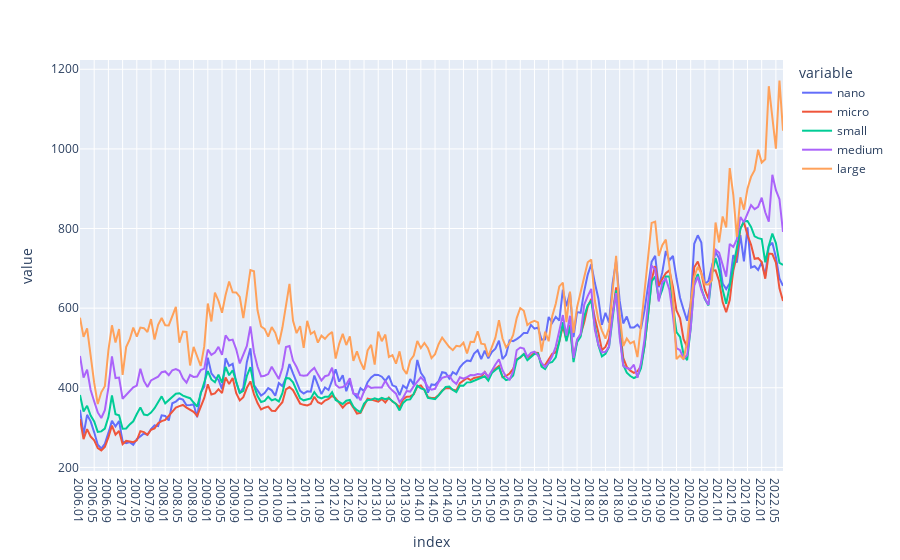

The notebook cell saved with this chart:
### Code cell
# 수도권 시각화
plt.figure(figsize=(60, 30))
fig = px.line(df_capital)
fig.show()

### Figure 1 — Plotly figure (JSON) as saved in the notebook; plotly's stock layout.template omitted (floating-point values rounded to 4 significant figures; data arrays with more than 128 entries replaced by an {"elided": "..."} marker saying what was removed)
{"data": [{"hovertemplate": "variable=nano<br>index=%{x}<br>value=%{y}<extra></extra>", "legendgroup": "nano", "line": {"color": "#636efa", "dash": "solid"}, "marker": {"symbol": "circle"}, "mode": "lines", "name": "nano", "orientation": "v", "showlegend": true, "type": "scatter", "x": {"elided": "199 str values"}, "xaxis": "x", "y": {"elided": "199 float values"}, "yaxis": "y"}, {"hovertemplate": "variable=micro<br>index=%{x}<br>value=%{y}<extra></extra>", "legendgroup": "micro", "line": {"color": "#EF553B", "dash": "solid"}, "marker": {"symbol": "circle"}, "mode": "lines", "name": "micro", "orientation": "v", "showlegend": true, "type": "scatter", "x": {"elided": "199 str values"}, "xaxis": "x", "y": {"elided": "199 float values"}, "yaxis": "y"}, {"hovertemplate": "variable=small<br>index=%{x}<br>value=%{y}<extra></extra>", "legendgroup": "small", "line": {"color": "#00cc96", "dash": "solid"}, "marker": {"symbol": "circle"}, "mode": "lines", "name": "small", "orientation": "v", "showlegend": true, "type": "scatter", "x": {"elided": "199 str values"}, "xaxis": "x", "y": {"elided": "199 float values"}, "yaxis": "y"}, {"hovertemplate": "variable=medium<br>index=%{x}<br>value=%{y}<extra></extra>", "legendgroup": "medium", "line": {"color": "#ab63fa", "dash": "solid"}, "marker": {"symbol": "circle"}, "mode": "lines", "name": "medium", "orientation": "v", "showlegend": true, "type": "scatter", "x": {"elided": "199 str values"}, "xaxis": "x", "y": {"elided": "199 float values"}, "yaxis": "y"}, {"hovertemplate": "variable=large<br>index=%{x}<br>value=%{y}<extra></extra>", "legendgroup": "large", "line": {"color": "#FFA15A", "dash": "solid"}, "marker": {"symbol": "circle"}, "mode": "lines", "name": "large", "orientation": "v", "showlegend": true, "type": "scatter", "x": {"elided": "199 str values"}, "xaxis": "x", "y": {"elided": "199 float values"}, "yaxis": "y"}], "layout": {"legend": {"title": {"text": "variable"}, "tracegroupgap": 0}, "margin": {"t": 60}, "xaxis": {"anchor": "y", "domain": [0, 1], "title": {"text": "index"}}, "yaxis": {"anchor": "x", "domain": [0, 1], "title": {"text": "value"}}}}
